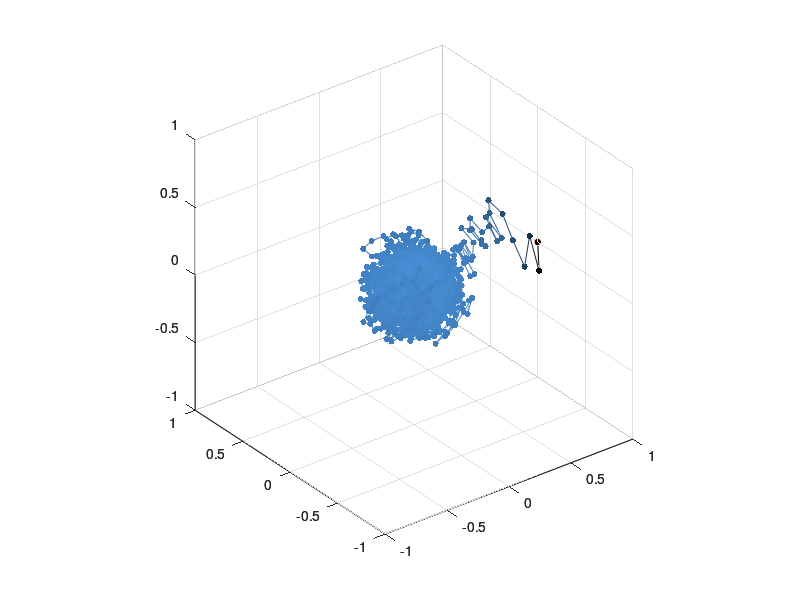

MATLAB code for this plot: (Note: this script raises an error after producing the figure.)
lambda=.05;
delta = pi/12;
N=5000;
v0 = [1 0 0]';
theta = pi/2;
p=.4;
%marr=50;


v = zeros(3,N+1);
v(:,1)=v0;

for j=1:N
    phi = 2*pi*rand;
    u = [sin(theta)*cos(phi), sin(theta)*sin(phi),cos(theta)]';
    v(:,j+1) = lambda * u + (1-lambda)*dot(u,v(:,j))*u... 
        +sqrt(1-lambda)*(cos(delta)*(v(:,j)- dot(u,v(:,j))*u)...
            + sin(delta)*cross(v(:,j),u));
end

figure;
[x y z] = sphere;
ax1 = axes;
h = surfl(ax1,x,y,z);
set(h,'EdgeAlpha',0.1,'FaceAlpha',.1);
colormap(ax1,summer);
axis equal;
ax2 = axes;
norm = vecnorm(v,2,1);
%colors = 0.75*[(1-norm(:)).^p (1-norm(:)).^p (1-norm(:)).^p];
%colors = [0.75+0.25*norm(:).^p.*(1-norm(:)).^p  0.75*(1-norm(:)).^p 0.75*(1-norm(:)).^p];
colors = [0.3*(1-norm(:)).^p 0.6*(1-norm(:)).^p 0.9*(1-norm(:)).^p];
%colors = [0.1+0.9*norm(:).^p.*(1-norm(:)).^p  0.1 + 0.9*norm(:).^p.*(1-norm(:)).^p (1-norm(:)).^p];
%colors = [zeros(size(norm(:))) (1-norm(:)).^p  0.5 + 0.5*norm(:).^p];
%colors = [zeros(size(norm(:))) norm(:).^p 0.5 + 0.5*(1-norm(:)).^p ];
%colors = [(norm(:)).^p 0*(1-(norm(:)).^p) (1-(norm(:)).^p)];
scatter3(ax2,v(1,:),v(2,:),v(3,:),20,colors,'filled');
hold on;
scatter3(ax2,v(1,1),v(2,1),v(3,1),20,'r+');
patch(ax2,[v(1,:) nan] ,[v(2,:) nan],[v(3,:) nan],1:(N+2),'EdgeColor','interp','FaceColor','none');
colormap(ax2,colors);
axis equal;
hLink = linkprop([ax1,ax2],{'XLim','YLim','ZLim','CameraUpVector','CameraPosition','CameraTarget'});
ax1.Visible = 'off';
ax2.Visible = 'off';